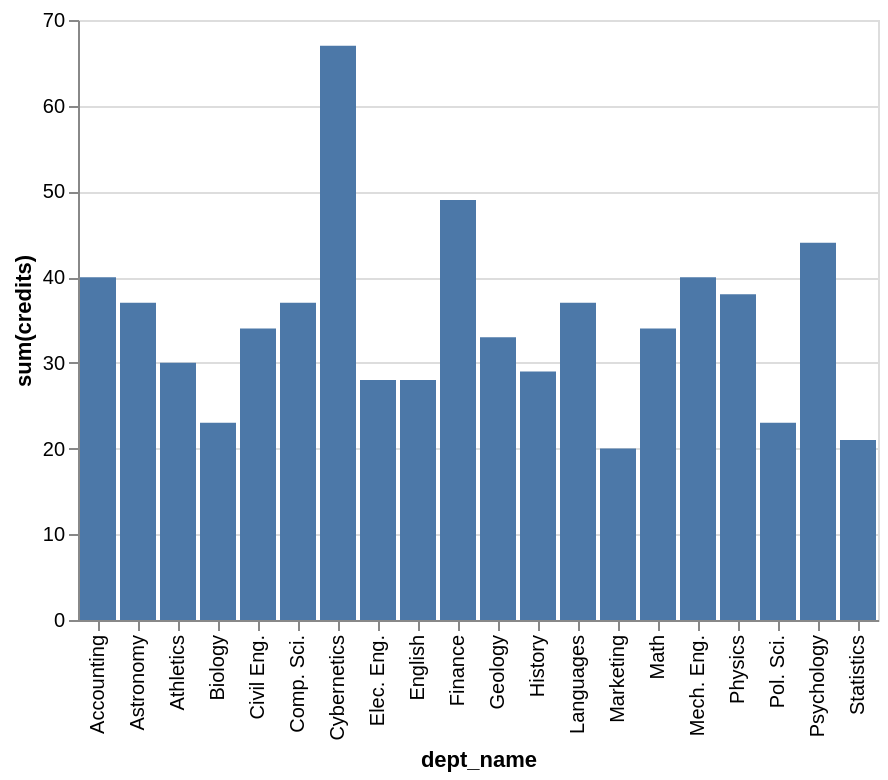

Write a Vega-Lite specification for this figure.
### Vega-Lite specification from a JSON file in a GitHub repository (floating-point values rounded to 4 significant figures)
{"data": {"values": [{"x_data": "Accounting", "y_data": 40}, {"x_data": "Astronomy", "y_data": 37}, {"x_data": "Athletics", "y_data": 30}, {"x_data": "Biology", "y_data": 23}, {"x_data": "Civil Eng.", "y_data": 34}, {"x_data": "Comp. Sci.", "y_data": 37}, {"x_data": "Cybernetics", "y_data": 67}, {"x_data": "Elec. Eng.", "y_data": 28}, {"x_data": "English", "y_data": 28}, {"x_data": "Finance", "y_data": 49}, {"x_data": "Geology", "y_data": 33}, {"x_data": "History", "y_data": 29}, {"x_data": "Languages", "y_data": 37}, {"x_data": "Marketing", "y_data": 20}, {"x_data": "Math", "y_data": 34}, {"x_data": "Mech. Eng.", "y_data": 40}, {"x_data": "Physics", "y_data": 38}, {"x_data": "Pol. Sci.", "y_data": 23}, {"x_data": "Psychology", "y_data": 44}, {"x_data": "Statistics", "y_data": 21}]}, "mark": "bar", "encoding": {"x": {"field": "x_data", "type": "nominal", "title": "dept_name", "sort": "ascending"}, "y": {"field": "y_data", "type": "quantitative", "title": "sum(credits)"}}}
